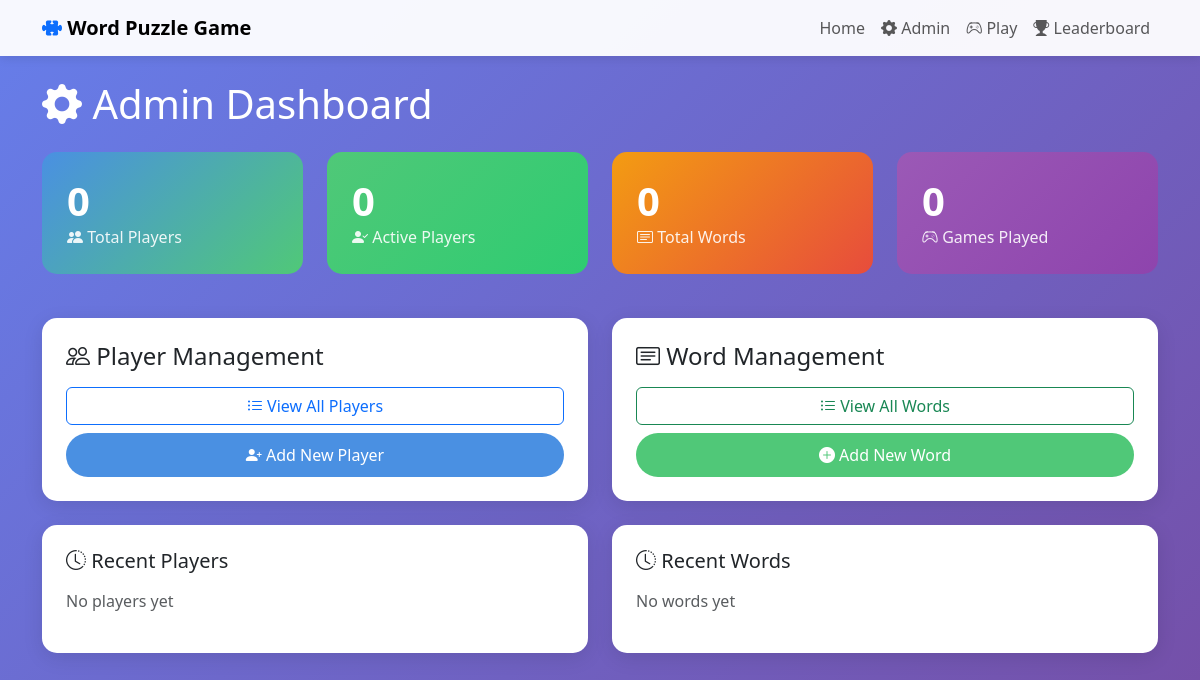
The page /admin/ on the database as committed earlier.
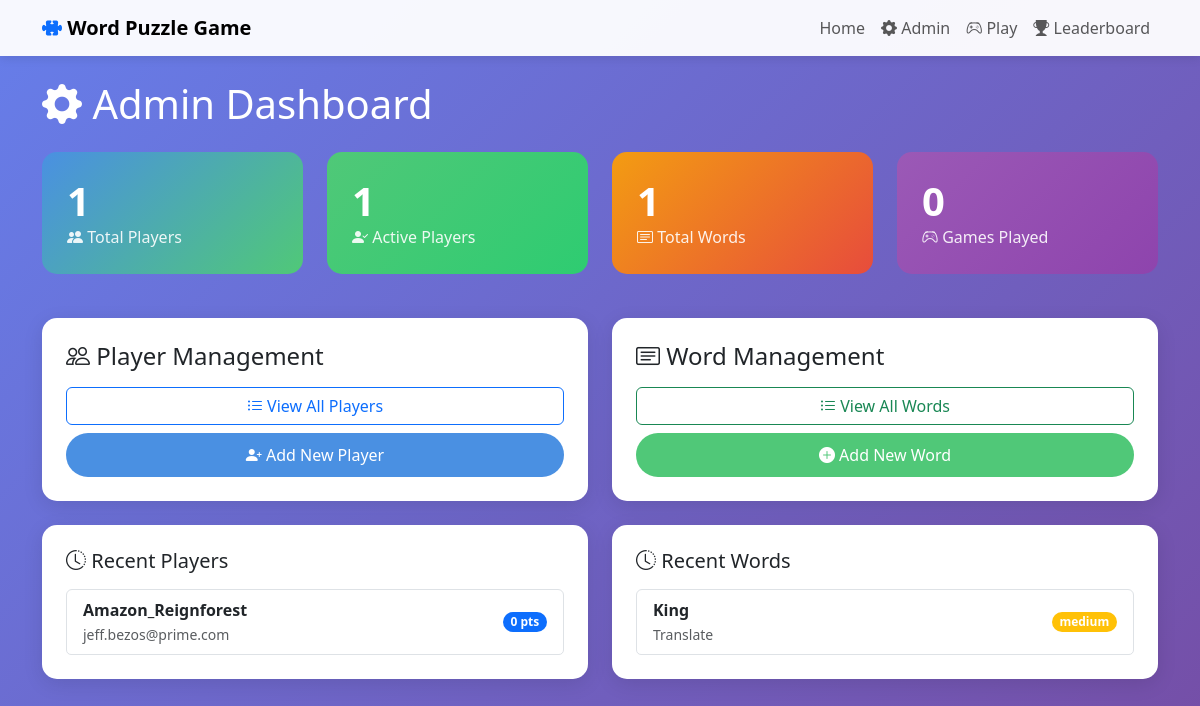
The same page on the database as committed later.
### app/models.py (models this page shows, shortened)
class Player(db.Model):
    __tablename__ = 'players'
    id = db.Column(db.Integer, primary_key=True)
    username = db.Column(db.String(50), unique=True, nullable=False)
    email = db.Column(db.String(100), unique=True, nullable=False)
    full_name = db.Column(db.String(100), nullable=False)
    total_score = db.Column(db.Integer, default=0)
    games_played = db.Column(db.Integer, default=0)
    created_at = db.Column(db.DateTime, default=datetime.utcnow)
    updated_at = db.Column(db.DateTime, default=datetime.utcnow, onupdate=datetime.utcnow)
    is_active = db.Column(db.Boolean, default=True)
    game_scores = db.relationship('GameScore', backref='player', lazy=True, cascade='all, delete-orphan')

class Word(db.Model):
    __tablename__ = 'words'
    id = db.Column(db.Integer, primary_key=True)
    word = db.Column(db.String(100), unique=True, nullable=False)
    category = db.Column(db.String(50), nullable=False)  # Slang, Rhyme, Translate, etc.
    difficulty = db.Column(db.String(20), default='medium')  # easy, medium, hard
    hint = db.Column(db.String(200))
    answer = db.Column(db.String(100))  # For certain game modes
    translation = db.Column(db.String(100))  # For translate mode
    opposite = db.Column(db.String(100))  # For opposites mode
    rhyme_with = db.Column(db.String(100))  # For rhyme time mode
    context_sentence = db.Column(db.Text)  # For contextual mode
    is_active = db.Column(db.Boolean, default=True)
    created_at = db.Column(db.DateTime, default=datetime.utcnow)

### app/routes.py (the view)
@admin_bp.route('/')
def admin_dashboard():
    total_players = Player.query.count()
    active_players = Player.query.filter_by(is_active=True).count()
    total_words = Word.query.count()
    total_games = GameScore.query.count()
    recent_players = Player.query.order_by(desc(Player.created_at)).limit(5).all()
    recent_words = Word.query.order_by(desc(Word.created_at)).limit(5).all()
    return render_template('admin/dashboard.html',
                         total_players=total_players,
                         active_players=active_players,
                         total_words=total_words,
                         total_games=total_games,
                         recent_players=recent_players,
                         recent_words=recent_words)

### app/templates/admin/dashboard.html (shortened to what this page needs)
{% extends "base.html" %}
{% block content %}
<h1 class="mb-4 text-white">
    <i class="bi bi-gear-fill"></i> Admin Dashboard
</h1>
<div class="row mb-4">
    <div class="col-md-3">
        <div class="stat-card">
            <h3>{{ total_players }}</h3>
            <p><i class="bi bi-people-fill"></i> Total Players</p>
        </div>
    </div>
    <div class="col-md-3">
        <div class="stat-card" style="background: linear-gradient(135deg, #50c878, #2ecc71);">
            <h3>{{ active_players }}</h3>
            <p><i class="bi bi-person-check-fill"></i> Active Players</p>
        </div>
    </div>
    <div class="col-md-3">
        <div class="stat-card" style="background: linear-gradient(135deg, #f39c12, #e74c3c);">
            <h3>{{ total_words }}</h3>
            <p><i class="bi bi-card-text"></i> Total Words</p>
        </div>
    </div>
    <div class="col-md-3">
        <div class="stat-card" style="background: linear-gradient(135deg, #9b59b6, #8e44ad);">
            <h3>{{ total_games }}</h3>
            <p><i class="bi bi-controller"></i> Games Played</p>
        </div>
    </div>
</div>
<div class="row">
    <div class="col-md-6">
        <div class="card p-4 mb-4">
            <h4 class="mb-3">
                <i class="bi bi-people"></i> Player Management
            </h4>
            <div class="d-grid gap-2">
                <a href="{{ url_for('admin.list_players') }}" class="btn btn-outline-primary">
                    <i class="bi bi-list-ul"></i> View All Players
                </a>
                <a href="{{ url_for('admin.add_player') }}" class="btn btn-primary">
                    <i class="bi bi-person-plus-fill"></i> Add New Player
                </a>
            </div>
        </div>
    </div>
    <div class="col-md-6">
        <div class="card p-4 mb-4">
            <h4 class="mb-3">
                <i class="bi bi-card-text"></i> Word Management
            </h4>
            <div class="d-grid gap-2">
                <a href="{{ url_for('admin.list_words') }}" class="btn btn-outline-success">
                    <i class="bi bi-list-ul"></i> View All Words
                </a>
                <a href="{{ url_for('admin.add_word') }}" class="btn btn-success">
                    <i class="bi bi-plus-circle-fill"></i> Add New Word
                </a>
            </div>
        </div>
    </div>
</div>
<div class="row">
    <div class="col-md-6">
        <div class="card p-4">
            <h5 class="mb-3">
                <i class="bi bi-clock-history"></i> Recent Players
            </h5>
            {% if recent_players %}
                <div class="list-group">
                    {% for player in recent_players %}
                    <div class="list-group-item">
                        <div class="d-flex justify-content-between align-items-center">
                            <div>
                                <strong>{{ player.username }}</strong>
                                <br>
                                <small class="text-muted">{{ player.email }}</small>
                            </div>
                            <span class="badge bg-primary rounded-pill">
                                {{ player.total_score }} pts
                            </span>
                        </div>
                    </div>
                    {% endfor %}
                </div>
            {% else %}
                <p class="text-muted">No players yet</p>
            {% endif %}
        </div>
    </div>
    <div class="col-md-6">
        <div class="card p-4">
            <h5 class="mb-3">
                <i class="bi bi-clock-history"></i> Recent Words
            </h5>
            {% if recent_words %}
                <div class="list-group">
                    {% for word in recent_words %}
                    <div class="list-group-item">
                        <div class="d-flex justify-content-between align-items-center">
                            <div>
                                <strong>{{ word.word }}</strong>
                                <br>
                                <small class="text-muted">{{ word.category }}</small>
                            </div>
                            <span class="badge bg-{{ 'success' if word.difficulty == 'easy' else 'warning' if word.difficulty == 'medium' else 'danger' }} rounded-pill">
                                {{ word.difficulty }}
                            </span>
                        </div>
                    </div>
                    {% endfor %}
                </div>
            {% else %}
                <p class="text-muted">No words yet</p>
            {% endif %}
        </div>
    </div>
</div>
{% endblock %}

### app/templates/base.html (shortened to what this page needs)
<!DOCTYPE html>
<html lang="en">
<head>
    <link href="https://cdn.jsdelivr.net/npm/bootstrap@5.3.0/dist/css/bootstrap.min.css" rel="stylesheet">
    <link rel="stylesheet" href="https://cdn.jsdelivr.net/npm/bootstrap-icons@1.11.0/font/bootstrap-icons.css">
</head>
<body>
    <nav class="navbar navbar-expand-lg navbar-light fixed-top">
        <div class="container">
            <a class="navbar-brand fw-bold" href="/">
                <i class="bi bi-puzzle-fill text-primary"></i> Word Puzzle Game
            </a>
            <div class="collapse navbar-collapse" id="navbarNav">
                <ul class="navbar-nav ms-auto">
                    <li class="nav-item">
                        <a class="nav-link" href="/">Home</a>
                    </li>
                    <li class="nav-item">
                        <a class="nav-link" href="{{ url_for('admin.admin_dashboard') }}">
                            <i class="bi bi-gear-fill"></i> Admin
                        </a>
                    </li>
                    <li class="nav-item">
                        <a class="nav-link" href="{{ url_for('player.player_dashboard') }}">
                            <i class="bi bi-controller"></i> Play
                        </a>
                    </li>
                    <li class="nav-item">
                        <a class="nav-link" href="{{ url_for('player.leaderboard') }}">
                            <i class="bi bi-trophy-fill"></i> Leaderboard
                        </a>
                    </li>
                </ul>
            </div>
        </div>
    </nav>
    <div class="container main-container">
        {% block content %}{% endblock %}
    </div>
</body>
</html>

### app/templates/base.html (style rules this page uses)
:root { --primary-color: #4a90e2; --secondary-color: #50c878; --accent-color: #f39c12; }
body { font-family: 'Segoe UI', Tahoma, Geneva, Verdana, sans-serif; background: linear-gradient(135deg, #667eea 0%, #764ba2 100%); min-height: 100vh; }
.navbar { background: rgba(255, 255, 255, 0.95) !important; box-shadow: 0 2px 10px rgba(0, 0, 0, 0.1); }
.main-container { margin-top: 80px; margin-bottom: 40px; }
.card { border: none; border-radius: 15px; box-shadow: 0 5px 20px rgba(0, 0, 0, 0.1); transition: transform 0.3s; }
.btn-primary { background-color: var(--primary-color); border: none; border-radius: 25px; padding: 10px 25px; }
.btn-success { background-color: var(--secondary-color); border: none; border-radius: 25px; padding: 10px 25px; }
.stat-card { background: linear-gradient(135deg, var(--primary-color), var(--secondary-color)); color: white; border-radius: 15px; padding: 25px; margin-bottom: 20px; }
.stat-card h3 { font-size: 2.5em; font-weight: bold; margin: 0; }
.stat-card p { margin: 0; opacity: 0.9; }

Rows that differ between the two databases and show on the page:
added Player: username "Amazon_Reignforest", email "jeff.bezos@prime.com", total_score "0"
added Word: word "King", category "Translate", difficulty "medium"
Other text that changed with them:
{{ total_players }}: "0" → "1"
{{ active_players }}: "0" → "1"
{{ total_words }}: "0" → "1"
text no longer shown: "No players yet No words yet"
